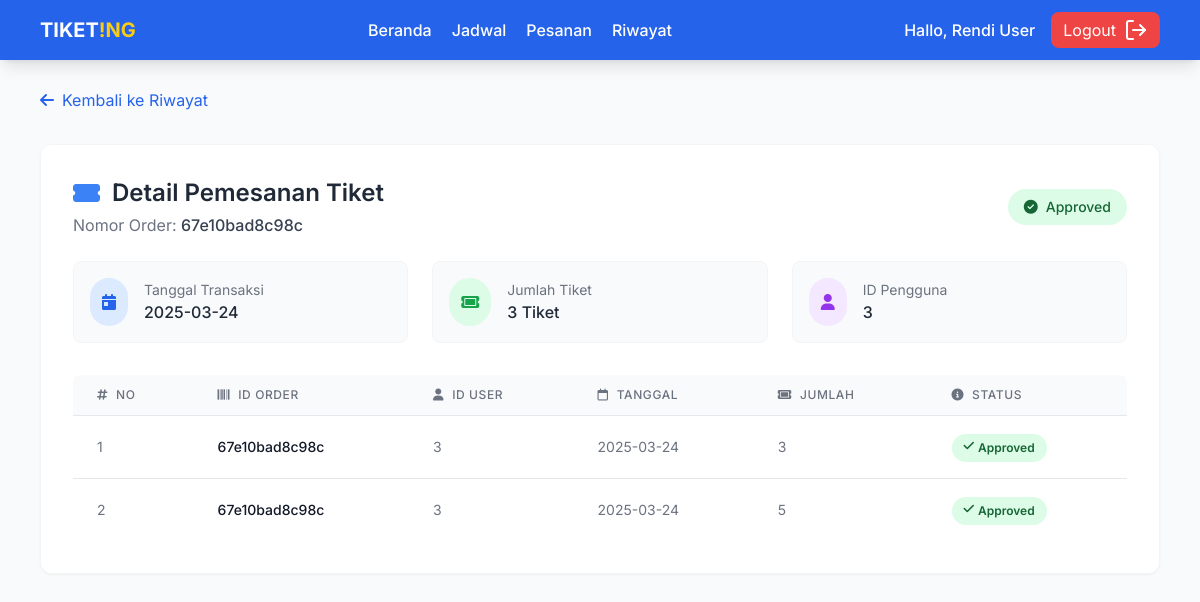
Screenshot of /detailPemesanan.php?id=67e10bad8c98c (signed in) with the database file from the repository.
### tables this page shows
CREATE TABLE `order_tiket` (
  `id_order` varchar(20) NOT NULL,
  `tanggal_transaksi` date NOT NULL,
  `struk` varchar(100) NOT NULL,
  `status` enum('proses','Approved') NOT NULL
);

CREATE TABLE `order_detail` (
  `id_order_detail` int NOT NULL,
  `id_user` int NOT NULL,
  `id_penerbangan` int NOT NULL,
  `id_order` varchar(20) NOT NULL,
  `jumlah_tiket` int NOT NULL,
  `total_harga` int NOT NULL
);

### detailPemesanan.php (the view, shortened to what this page needs)
<?php
require 'layouts/navbar.php';
$conn = mysqli_connect('localhost', 'root', '', 'daffa_tiket');
$id = mysqli_real_escape_string($conn, $_GET["id"]);
$query = "SELECT
    order_detail.id_order_detail,
    order_detail.id_user,
    order_detail.id_penerbangan,
    order_tiket.id_order,
    order_tiket.tanggal_transaksi,
    order_detail.jumlah_tiket,
    order_detail.total_harga,
    order_tiket.status
FROM order_detail
INNER JOIN order_tiket ON order_tiket.id_order = order_detail.id_order
WHERE order_tiket.id_order = '$id'";
$detailTiket = mysqli_query($conn, $query);
$data = mysqli_fetch_assoc($detailTiket);
mysqli_data_seek($detailTiket, 0);
?>
<!DOCTYPE html>
<html lang="id">
<head>
    <script src="https://cdn.tailwindcss.com"></script>
    <link rel="stylesheet" href="https://cdnjs.cloudflare.com/ajax/libs/animate.css/4.1.1/animate.min.css"/>
    <link rel="stylesheet" href="https://cdnjs.cloudflare.com/ajax/libs/font-awesome/6.4.0/css/all.min.css">
</head>
<body class="bg-gray-50">
<div class="container mx-auto px-4 py-8 max-w-6xl">
    <div class="flex items-center mb-8 animate__animated animate__fadeIn">
        <a href="history.php" class="hover-scale inline-flex items-center text-blue-600 hover:text-blue-800 transition-colors">
            <i class="fas fa-arrow-left mr-2"></i>
            <span>Kembali ke Riwayat</span>
        </a>
    </div>
    <div class="ticket-card rounded-xl shadow-sm border border-gray-100 overflow-hidden mb-8 animate__animated animate__fadeInUp">
        <div class="bg-white p-6 md:p-8">
            <div class="flex flex-col md:flex-row md:items-center md:justify-between mb-6">
                <div>
                    <h1 class="text-2xl font-semibold text-gray-800 flex items-center">
                        <i class="fas fa-ticket-alt text-blue-500 mr-3"></i>
                        Detail Pemesanan Tiket
                    </h1>
                    <p class="text-gray-500 mt-1">Nomor Order: <span class="font-medium text-gray-700"><?= $id; ?></span></p>
                </div>
                <div class="mt-4 md:mt-0">
                    <span class="status-badge inline-flex items-center px-4 py-2 rounded-full text-sm font-medium
                        <?= $data["status"] === 'Approved' ? 'bg-green-100 text-green-800' : 'bg-yellow-100 text-yellow-800'; ?>">
                        <i class="fas <?= $data["status"] === 'Approved' ? 'fa-check-circle' : 'fa-clock'; ?> mr-2"></i>
                        <?= $data["status"]; ?>
                    </span>
                </div>
            </div>
            <div class="grid grid-cols-1 md:grid-cols-3 gap-6 mb-8">
                <div class="bg-gray-50 p-4 rounded-lg border border-gray-100 fade-in">
                    <div class="flex items-center">
                        <div class="bg-blue-100 p-3 rounded-full mr-4">
                            <i class="fas fa-calendar-day text-blue-600"></i>
                        </div>
                        <div>
                            <p class="text-sm text-gray-500">Tanggal Transaksi</p>
                            <p class="font-medium text-gray-800"><?= $data["tanggal_transaksi"]; ?></p>
                        </div>
                    </div>
                </div>
                <div class="bg-gray-50 p-4 rounded-lg border border-gray-100 fade-in">
                    <div class="flex items-center">
                        <div class="bg-green-100 p-3 rounded-full mr-4">
                            <i class="fas fa-ticket text-green-600"></i>
                        </div>
                        <div>
                            <p class="text-sm text-gray-500">Jumlah Tiket</p>
                            <p class="font-medium text-gray-800"><?= $data["jumlah_tiket"]; ?> Tiket</p>
                        </div>
                    </div>
                </div>
                <div class="bg-gray-50 p-4 rounded-lg border border-gray-100 fade-in">
                    <div class="flex items-center">
                        <div class="bg-purple-100 p-3 rounded-full mr-4">
                            <i class="fas fa-user text-purple-600"></i>
                        </div>
                        <div>
                            <p class="text-sm text-gray-500">ID Pengguna</p>
                            <p class="font-medium text-gray-800"><?= $data["id_user"]; ?></p>
                        </div>
                    </div>
                </div>
            </div>
            <div class="overflow-x-auto">
                <table class="min-w-full divide-y divide-gray-200 rounded-lg overflow-hidden">
                    <thead class="bg-gray-50">
                        <tr>
                            <th scope="col" class="px-6 py-3 text-left text-xs font-medium text-gray-500 uppercase tracking-wider">
                                <i class="fas fa-hashtag mr-2"></i>No
                            </th>
                            <th scope="col" class="px-6 py-3 text-left text-xs font-medium text-gray-500 uppercase tracking-wider">
                                <i class="fas fa-barcode mr-2"></i>ID Order
                            </th>
                            <th scope="col" class="px-6 py-3 text-left text-xs font-medium text-gray-500 uppercase tracking-wider">
                                <i class="fas fa-user mr-2"></i>ID User
                            </th>
                            <th scope="col" class="px-6 py-3 text-left text-xs font-medium text-gray-500 uppercase tracking-wider">
                                <i class="far fa-calendar mr-2"></i>Tanggal
                            </th>
                            <th scope="col" class="px-6 py-3 text-left text-xs font-medium text-gray-500 uppercase tracking-wider">
                                <i class="fas fa-ticket mr-2"></i>Jumlah
                            </th>
                            <th scope="col" class="px-6 py-3 text-left text-xs font-medium text-gray-500 uppercase tracking-wider">
                                <i class="fas fa-info-circle mr-2"></i>Status
                            </th>
                        </tr>
                    </thead>
                    <tbody class="bg-white divide-y divide-gray-200">
                        <?php
                        $no = 1;
                        while($row = mysqli_fetch_assoc($detailTiket)) : ?>
                        <tr class="hover:bg-gray-50 transition-colors animate__animated animate__fadeIn">
                            <td class="px-6 py-4 whitespace-nowrap text-sm text-gray-500">
                                <?= $no++; ?>
                            </td>
                            <td class="px-6 py-4 whitespace-nowrap text-sm font-medium text-gray-900">
                                <?= $row["id_order"]; ?>
                            </td>
                            <td class="px-6 py-4 whitespace-nowrap text-sm text-gray-500">
                                <?= $row["id_user"]; ?>
                            </td>
                            <td class="px-6 py-4 whitespace-nowrap text-sm text-gray-500">
                                <?= $row["tanggal_transaksi"]; ?>
                            </td>
                            <td class="px-6 py-4 whitespace-nowrap text-sm text-gray-500">
                                <?= $row["jumlah_tiket"]; ?>
                            </td>
                            <td class="px-6 py-4 whitespace-nowrap">
                                <span class="px-3 py-1 inline-flex text-xs leading-5 font-semibold rounded-full
                                    <?= $row["status"] === 'Approved' ? 'bg-green-100 text-green-800' : 'bg-yellow-100 text-yellow-800'; ?>">
                                    <i class="fas <?= $row["status"] === 'Approved' ? 'fa-check' : 'fa-clock'; ?> mr-1 mt-0.5"></i>
                                    <?= $row["status"]; ?>
                                </span>
                            </td>
                        </tr>
                        <?php endwhile; ?>
                    </tbody>
                </table>
            </div>
        </div>
    </div>
</div>
</body>
</html>

### detailPemesanan.php (style rules this page uses)
body { font-family: 'Inter', sans-serif; background-color: #f8fafc; }
.ticket-card { background: linear-gradient(135deg, #ffffff 0%, #f9fafb 100%); transition: all 0.3s ease; }
.status-badge { transition: all 0.3s ease; }
.hover-scale { transition: transform 0.2s ease; }
.fade-in { animation: fadeIn 0.6s ease-in; }

### rows the page displays
order_tiket: status "Approved", tanggal_transaksi "2025-03-24"
order_detail: jumlah_tiket "3", id_user "3", id_order.id_order "67e10bad8c98c", id_order.tanggal_transaksi "2025-03-24", id_order.status "Approved"
order_detail: id_order.id_order "67e10bad8c98c", id_user "3", id_order.tanggal_transaksi "2025-03-24", jumlah_tiket "5", id_order.status "Approved"

### other values shown
$_SESSION["nama_lengkap"] "Rendi User"
$id "67e10bad8c98c"
